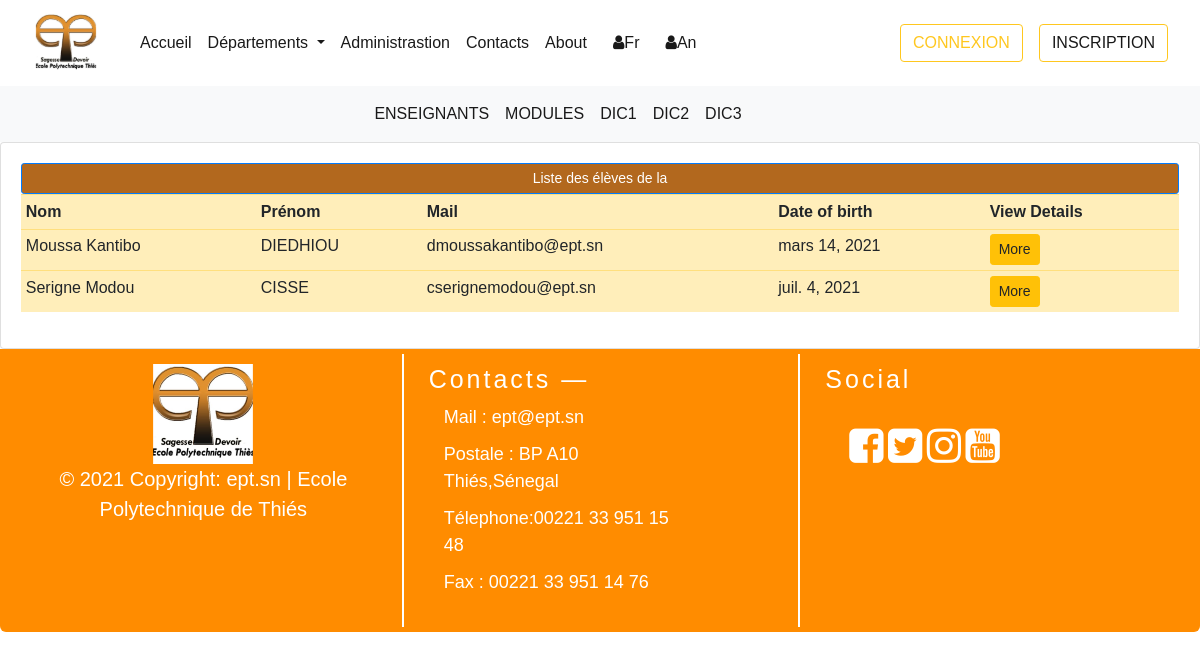
/fr/departement/aero/dic3, run on the app's committed database.
### departements/models.py (models this page shows, shortened)
class Utilisateur(models.Model):  # COMM0N
    first_name = models.CharField(max_length=300, null=True)
    last_name = models.CharField(max_length=300, null=True)
    mail_user =  models.EmailField(max_length=300, null= True)
    class Meta:
        abstract = True

class EtudiantModel(Utilisateur):  # STUDENT
    CATEGORY = (
            ('GIT', 'GIT'),
            ('GEM', 'GEM'),
            ('GC', 'GC'),
            ('AERO', 'AERO'),
            ('TC', 'TC')
        )
    LEVEL = (
            ('TC1', 'TC1'),
            ('TC2', 'TC2'),
            ('DIC1', 'DIC1'),
            ('DIC2', 'DIC2'),
            ('DIC3', 'DIC3')
        )
    date_of_birth = models.DateField(null=True)
    place_of_birth = models.CharField(max_length=300, null=True)
    depart = models.CharField(max_length = 200, null = True, choices = CATEGORY)
    ma_classe = models.CharField(max_length = 200, null = True, choices = LEVEL )
    class Meta :
        verbose_name = "Etudiant"

### departements/views.py (the view)
# urls.py: path("departement/aero/dic3", dic3_aero, name="dic3_aero"),
def dic3_aero(request):
    students = EtudiantModel.objects.filter(ma_classe = 'DIC3').filter(depart = 'AERO')
    context = {'students': students}
    return render(request, "departements/dept_aero/dic3.html", context)

### templates/departements/dept_aero/dic3.html (shortened to what this page needs)
{% extends "home/base.html" %}
{% block content %}
{% include 'departements/dept_aero/menu_nav_dep_aero.html' %}
<div class="container">
    <div class="row">
        <div class="col-md-12">
            <div class="card card-body">
                <span class="btn btn-primary btn-sm btn-block" style="background-color:#b2681e;">Liste des élèves de la {{classe}} </span>
                <table class="table table-sm table-warning">
                    <tr>
                        <th>Nom</th>
                        <th>Prénom</th>
                        <th>Mail</th>
                        <th>Date of birth</th>
                        <th>View Details</th>
                    </tr>
                    {% for student in students %}
                        <tr>
                            <td>{{ student.first_name }}</td>
                            <td>{{ student.last_name |upper }}</td>
                            <td>{{ student.mail_user }}</td>
                            <td>{{ student.date_of_birth }}</td>
                            <td><a class="btn btn-sm btn-warning" href="#">More</a></td>
                        </tr>
                    {% endfor%}
                </table>
            </div>
        </div>
    </div>
{% endblock %}

### templates/home/connexion.html (style rules this page uses)
body { font-family: Arial, Helvetica, sans-serif; }

### data on the page
EtudiantModel: first_name "Moussa Kantibo", last_name "DIEDHIOU", mail_user "dmoussakantibo@ept.sn", date_of_birth "mars 14, 2021"
EtudiantModel: first_name "Serigne Modou", last_name "CISSE", mail_user "cserignemodou@ept.sn", date_of_birth "juil. 4, 2021"
